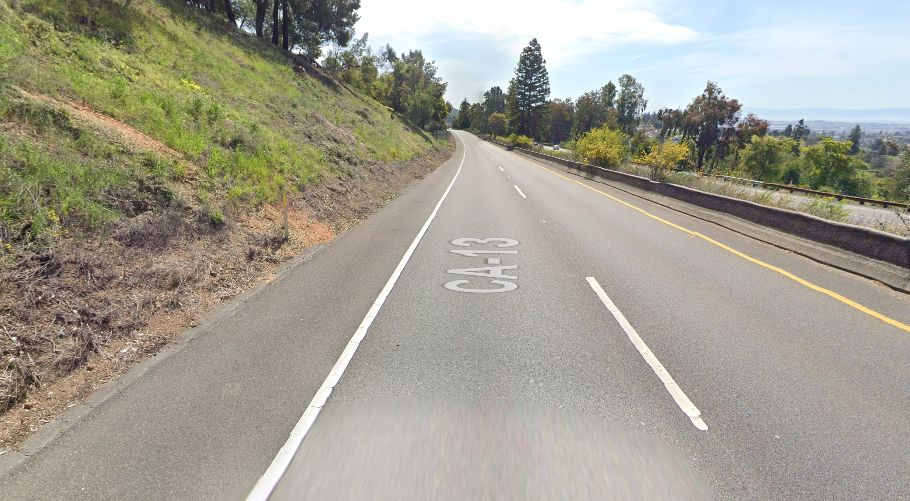
#> input picture dataset/dashed/RIGHT_LANE.JPEG, 910 x 501 px; its folder holds only this picture in this run
$ python lane_detect.py
#> lines starting #> are read from the running program, lines starting #| are printed output that depends on the picture; after the words box and inside, x2 and y2 are one past the last pixel; in counts of white or black regions, pixels touching at a corner belong together
import numpy as np
import cv2
import os
import sklearn
import matplotlib.pyplot as plt

x = []
y = []
dashed_path = "dataset/dashed"
solid_path = "dataset/solid"

for filename in os.listdir(dashed_path):

    image_path = os.path.join(dashed_path, filename)

    image = cv2.imread(image_path)
#> image is the input picture: shape (501, 910, 3); mean B, G, R 145.2, 158.2, 161.1
    if image is None:
        print('no image')

    else:

        image = cv2.cvtColor(image,cv2.COLOR_BGR2RGB)

        grey_img = cv2.cvtColor(image,cv2.COLOR_RGB2GRAY)
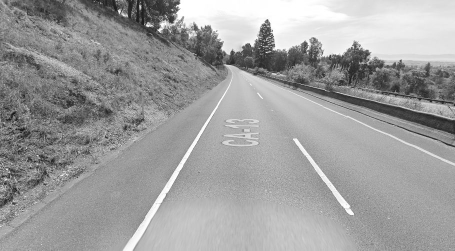
#> grey_img: shape (501, 910) (shown at 1/2 size); min 4, max 255, mean 157.5

        edges = cv2.Canny(grey_img, 160, 190)
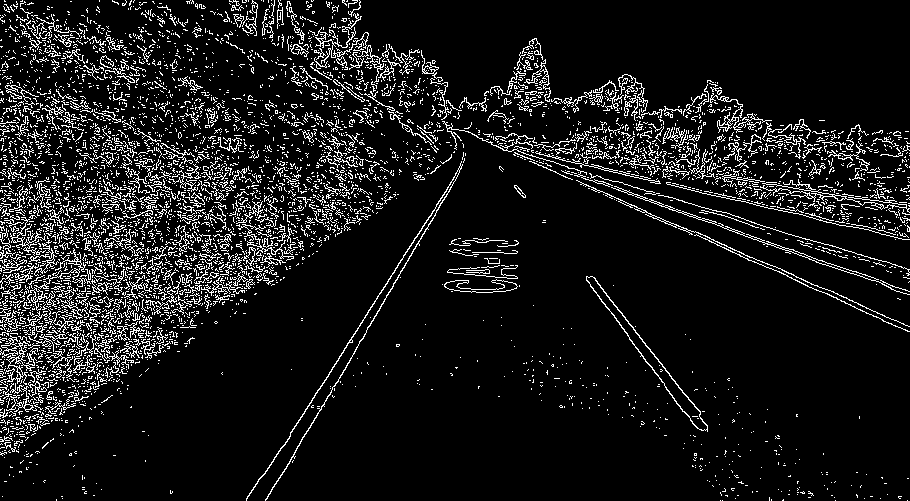
#> edges: shape (501, 910); 9.6% white in thin lines or dots

        def region_interest(image):
            height = image.shape[0]
            weidth = image.shape[1]

            traingle = np.array([[(0,height),
                                (weidth,height),
                                (int(weidth*0.7),int(height*0.6)),
                                (int(weidth*0.3),int(height*0.6))]], np.int32)
            mask = np.zeros_like(image)
            cv2.fillPoly(mask,traingle,255)
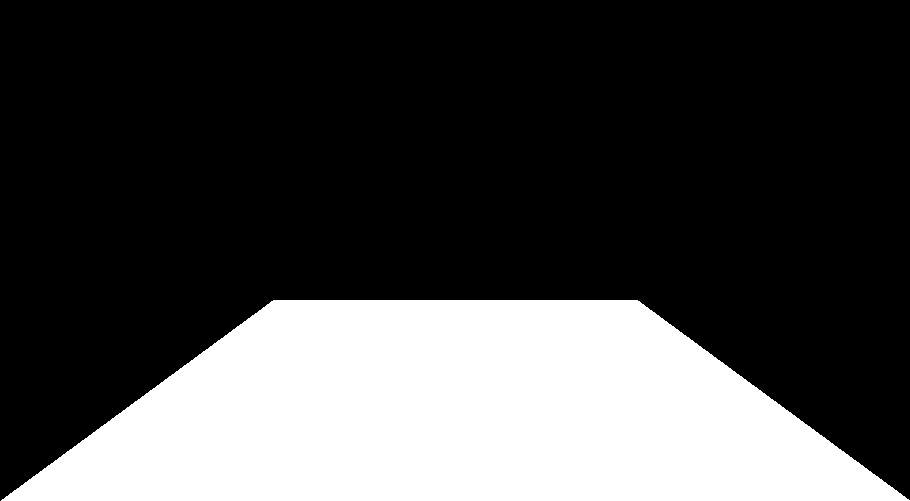
#> mask: shape (501, 910); 28.1% white; 1 white region, box (x1, y1, x2, y2) and area: (1, 300, 910, 501) 128109
            masked_image = cv2.bitwise_and(image,mask)
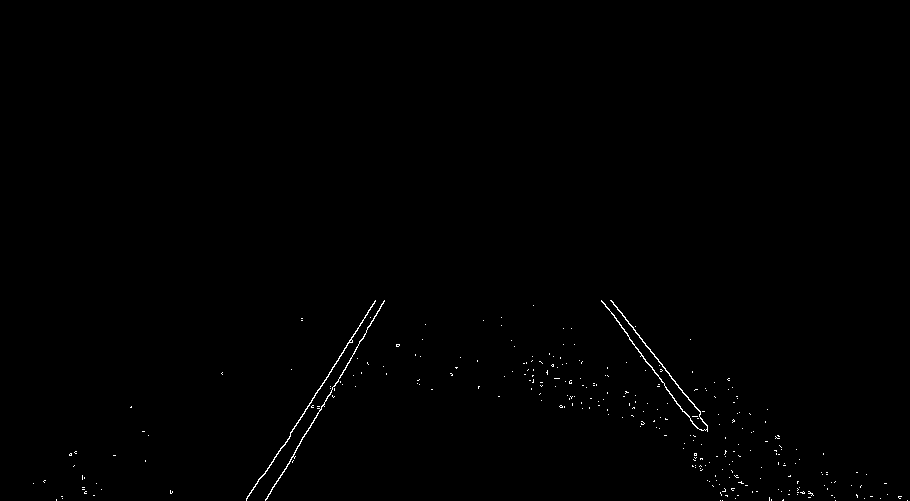
#> masked_image: shape (501, 910); 0.39% white in thin lines or dots, all inside (x1, y1, x2, y2) = (33, 300, 908, 501)
            return masked_image
        roi = region_interest(edges)

        lines = cv2.HoughLinesP(roi,1,np.pi/180,70,minLineLength=100,maxLineGap=150)
#> lines = [[265, 500, 366, 332], [246, 500, 374, 303], [611, 300, 700, 414], [605, 304, 716, 456], [272, 487, 384, 300], [246, 499, 375, 300]]

        if lines is None:
            continue

        line_image = np.zeros_like(image)
        if lines is not None:
            for line in lines:
                x1,y1,x2,y2 = line[0]
                cv2.line(line_image,(x1,y1),(x2,y2),(0,255,0),5)
#> this loop made 6 passes
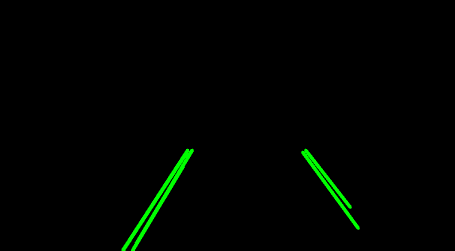
#> line_image: shape (501, 910, 3) (shown at 1/2 size); mean of channels 0, 1, 2 0, 3.5, 0; drawn as B, G, R

        final_image = cv2.addWeighted(image,0.8,line_image,1,1)
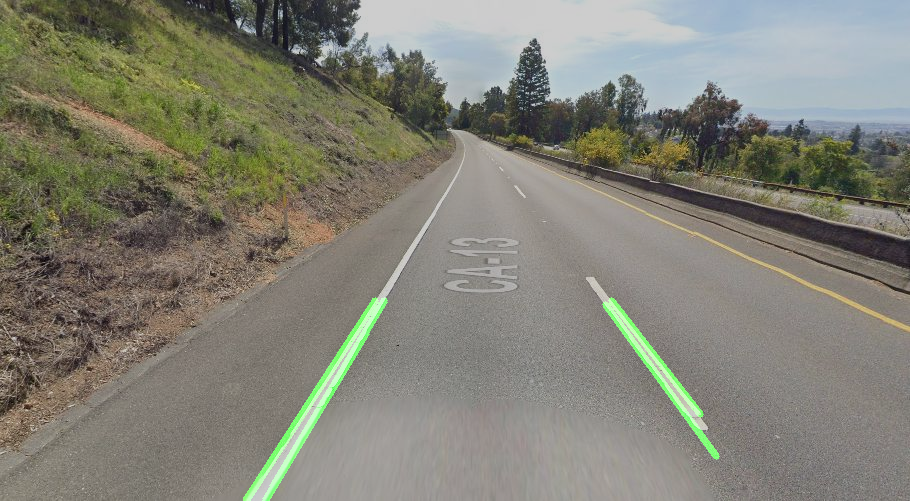
#> final_image: shape (501, 910, 3); mean R, G, B 129.9, 128.8, 117.2

        # [4 lines of commented-out code are left out]

        def average_slope_intercept(image,lines):
            left_lines = []
            right_lines = []
            if lines is not None:
                for line in lines:
                    x1,y1,x2,y2 = line[0]

                    if x2-x1 == 0:
                        continue
                    slope = (y2-y1)/(x2-x1)
                    intercept = y1- slope * x1
                    if slope <0:
                        left_lines.append((slope,intercept))
                    else:
                        right_lines.append((slope,intercept))
#> this loop made 6 passes
#> (x1, y1, x2, y2, slope, intercept) on passes 1 to 6: (265, 500, 366, 332, -1.66, 940.8), (246, 500, 374, 303, -1.54, 878.6), (611, 300, 700, 414, 1.28, -482.6), (605, 304, 716, 456, 1.37, -524.5), (272, 487, 384, 300, -1.67, 941.1), (246, 499, 375, 300, -1.54, 878.5)
#> after the loop, left_lines = [(-1.66, 940.8), (-1.54, 878.6), (-1.67, 941.1), (-1.54, 878.5)]; right_lines = [(1.28, -482.6), (1.37, -524.5)]

            average_left_line = np.mean(left_lines,axis=0) if left_lines else None
#> average_left_line = [-1.6, 909.8]
            average_right_line = np.mean(right_lines,axis=0) if right_lines else None
#> average_right_line = [1.33, -503.5]
            return average_left_line,average_right_line
        average_left_line,average_right_line = average_slope_intercept(image,lines)
#> average_left_line = [-1.6, 909.8]; average_right_line = [1.33, -503.5]

        num_segments = len(lines)
#> num_segments = 6

        lengths = []

        for line in lines:

            x1, y1, x2, y2 = line[0]

            length = ((x2-x1)**2 + (y2-y1)**2)**0.5

            lengths.append(length)
#> this loop made 6 passes
#> (x1, y1, x2, y2, length) on passes 1 to 6: (265, 500, 366, 332, 196), (246, 500, 374, 303, 234.9), (611, 300, 700, 414, 144.6), (605, 304, 716, 456, 188.2), (272, 487, 384, 300, 218), (246, 499, 375, 300, 237.2)
#> after the loop, lengths = [196, 234.9, 144.6, 188.2, 218, 237.2]

        avg_length = sum(lengths) / len(lengths)
#> avg_length = 203.2

        left_slope = average_left_line[0] if average_left_line is not None else 0
#> left_slope = -1.6
        right_slope = average_right_line[0] if average_right_line is not None else 0
#> right_slope = 1.33

        features = [num_segments,avg_length,left_slope,right_slope]
#> features = [6, 203.2, -1.6, 1.33]
        x.append(features)
        y.append("dashed")


#> (the run stopped early here; a loop or call above may not have finished)

$ run again, on dataset/dashed/WhatsApp Image 2026-05-14 at 7.08.05 PM.jpeg
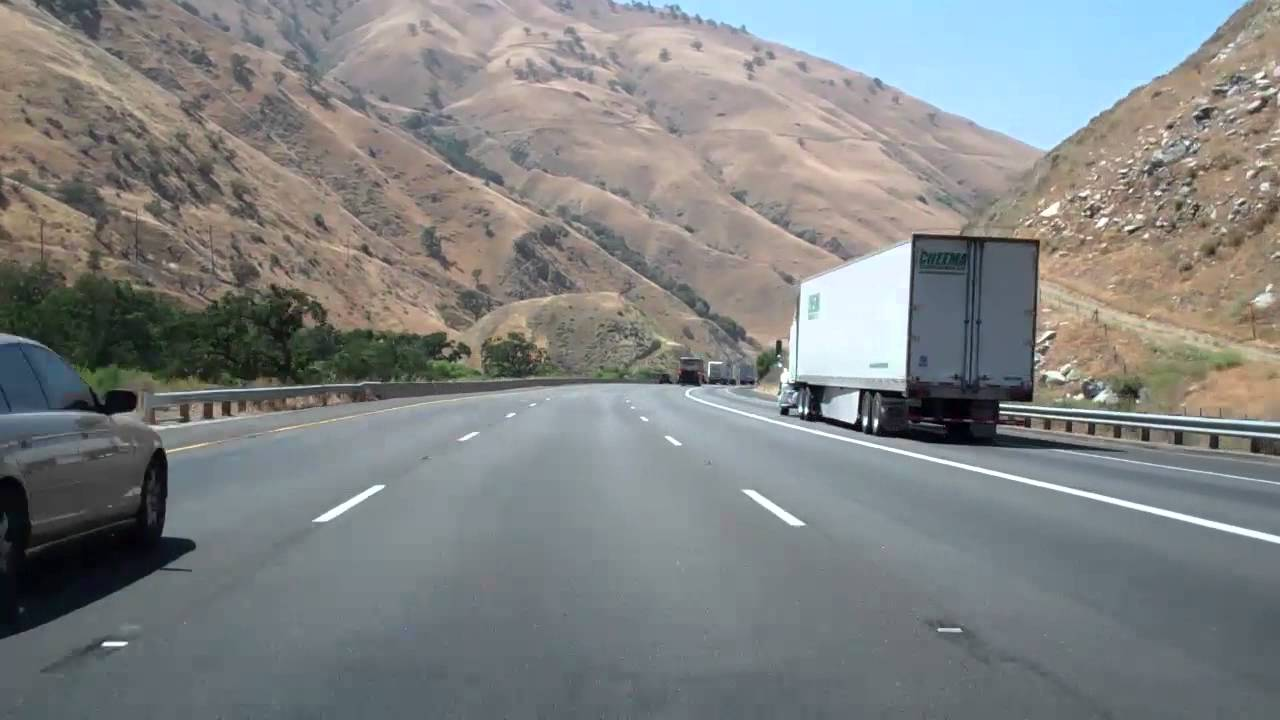
#> input picture dataset/dashed/WhatsApp Image 2026-05-14 at 7.08.05 PM.jpeg, 1280 x 720 px
#> image is the input picture: shape (720, 1280, 3); mean B, G, R 130.4, 130.7, 128.3
#> `edges = cv2.Canny(grey_img, 160, 190)`:
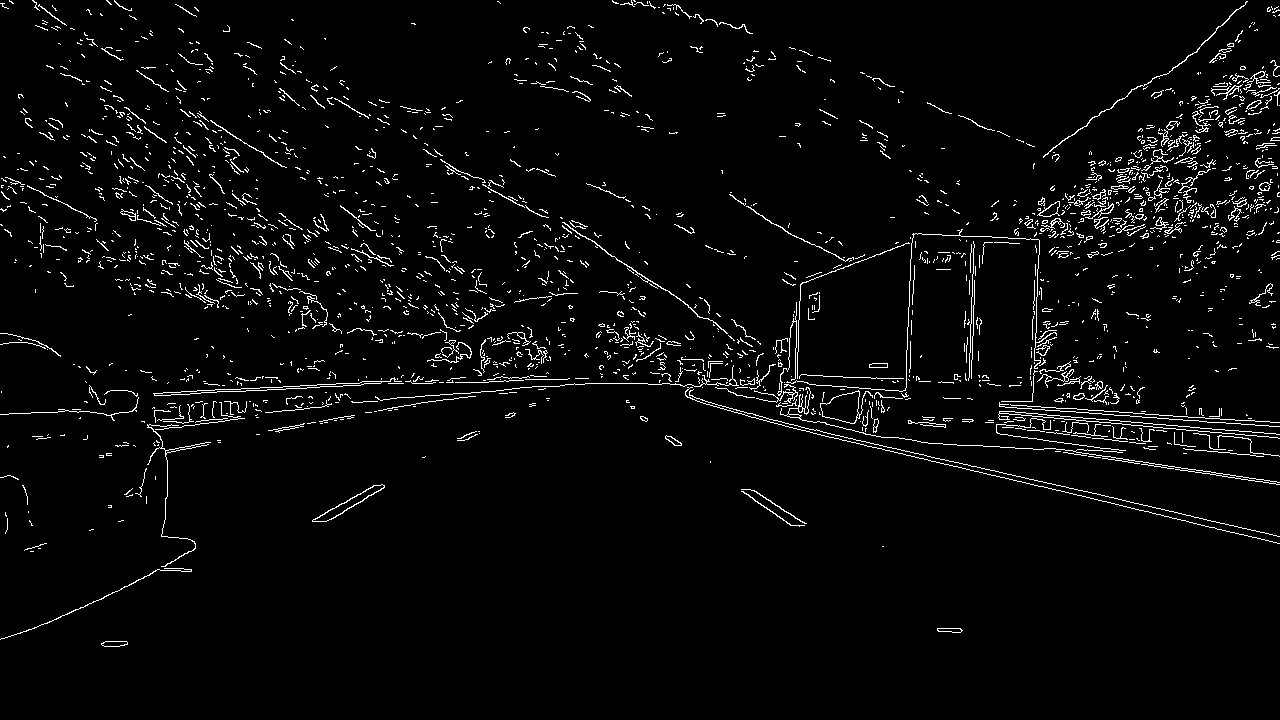
#> edges: shape (720, 1280); 3.4% white in thin lines or dots, all inside (x1, y1, x2, y2) = (0, 0, 1280, 647)
#> mask: shape (720, 1280); 28% white; 1 white region, box (x1, y1, x2, y2) and area: (1, 432, 1280, 720) 258144
#> masked_image: shape (720, 1280); 0.1% white in thin lines or dots, all inside (x1, y1, x2, y2) = (101, 432, 963, 647)
#> lines = [[810, 432, 936, 462], [312, 520, 472, 432], [670, 436, 804, 523], [326, 521, 479, 433]]
#> the loop `for line in lines:` made 4 passes
#> `final_image = cv2.addWeighted(image,0.8,line_image,1,1)`:
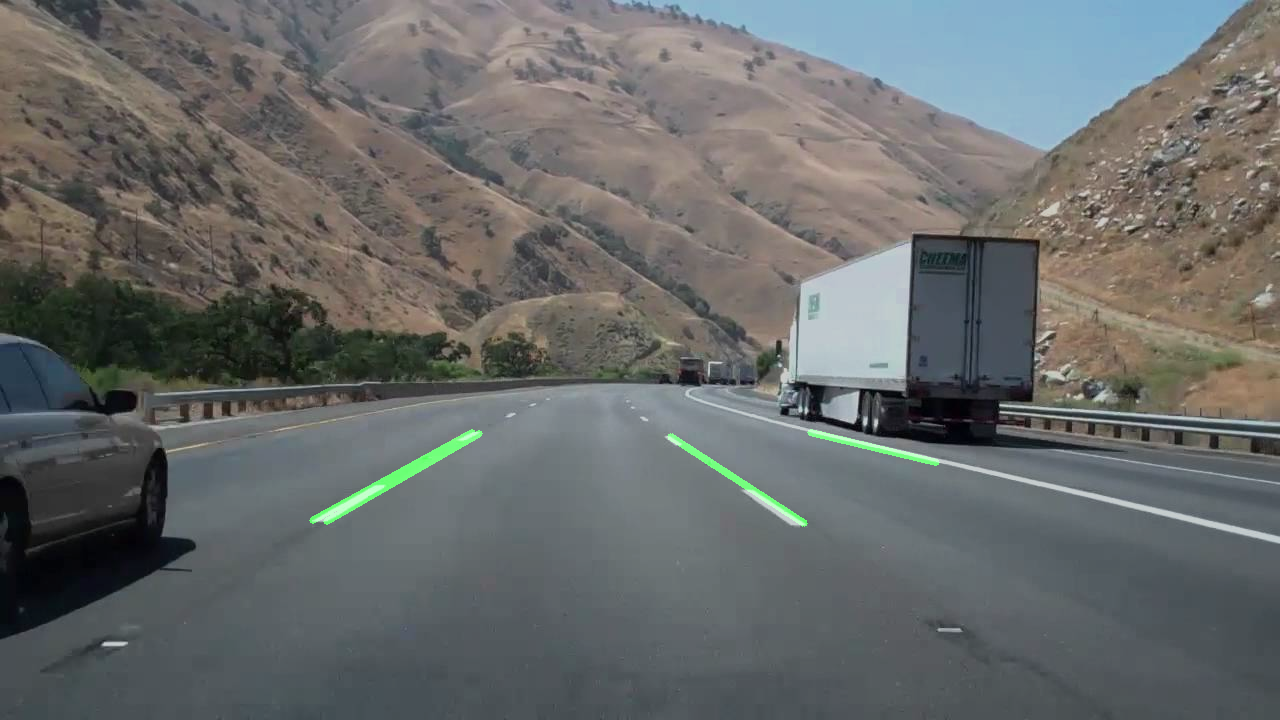
#> final_image: shape (720, 1280, 3); mean R, G, B 103.6, 106.1, 105.3
#> the loop in average_slope_intercept, `for line in lines:` made 4 passes
#> (x1, y1, x2, y2, slope, intercept) on passes 1 to 4: (810, 432, 936, 462, 0.238, 239.1), (312, 520, 472, 432, -0.55, 691.6), (670, 436, 804, 523, 0.649, 1), (326, 521, 479, 433, -0.575, 708.5)
#> after the loop in average_slope_intercept, `for line in lines:`: left_lines = [(-0.55, 691.6), (-0.575, 708.5)]; right_lines = [(0.238, 239.1), (0.649, 1)]
#> in average_slope_intercept, `average_left_line = np.mean(left_lines,axis=0) if left_lines else None`: average_left_line = [-0.563, 700.1]
#> in average_slope_intercept, `average_right_line = np.mean(right_lines,axis=0) if right_lines else N..`: average_right_line = [0.444, 120.1]
#> `average_left_line,average_right_line = average_slope_intercept(image,l..`: average_left_line = [-0.563, 700.1]; average_right_line = [0.444, 120.1]
#> num_segments = 4
#> the loop `for line in lines: ` made 4 passes
#> (x1, y1, x2, y2, length) on passes 1 to 4: (810, 432, 936, 462, 129.5), (312, 520, 472, 432, 182.6), (670, 436, 804, 523, 159.8), (326, 521, 479, 433, 176.5)
#> after the loop `for line in lines:`: lengths = [129.5, 182.6, 159.8, 176.5]
#> avg_length = 162.1
#> left_slope = -0.563
#> right_slope = 0.444
#> features = [4, 162.1, -0.563, 0.444]

$ run again, on dataset/dashed/WhatsApp Image 2026-05-14 at 7.08.06 PM.jpeg
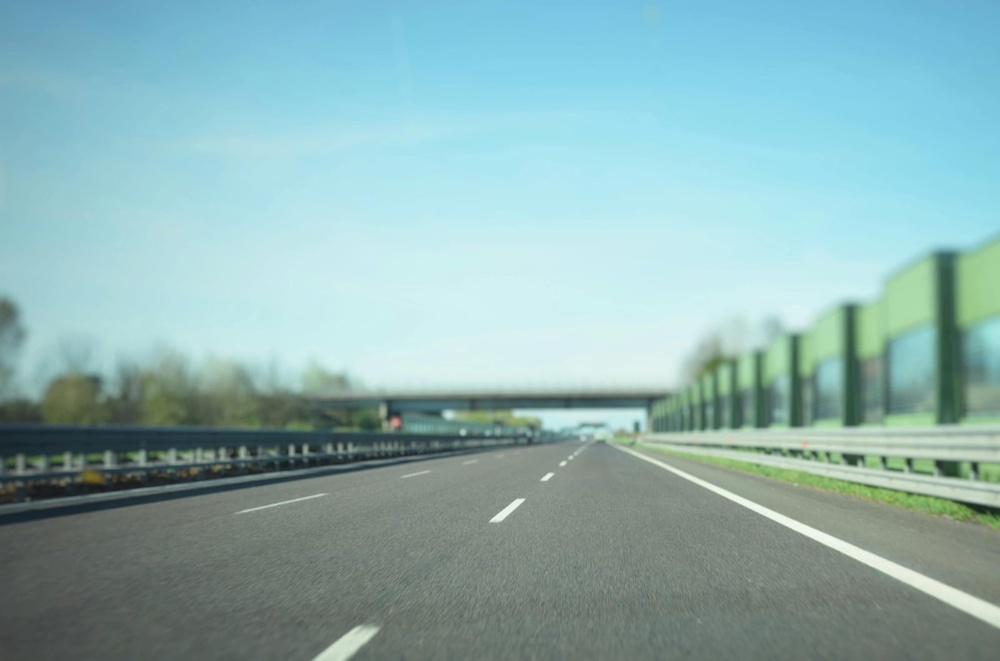
#> input picture dataset/dashed/WhatsApp Image 2026-05-14 at 7.08.06 PM.jpeg, 1000 x 661 px, shrunk from 1600 x 1058 before the run
#> image is the input picture: shape (661, 1000, 3); mean B, G, R 177.8, 177.2, 140.6
#> `edges = cv2.Canny(grey_img, 160, 190)`:
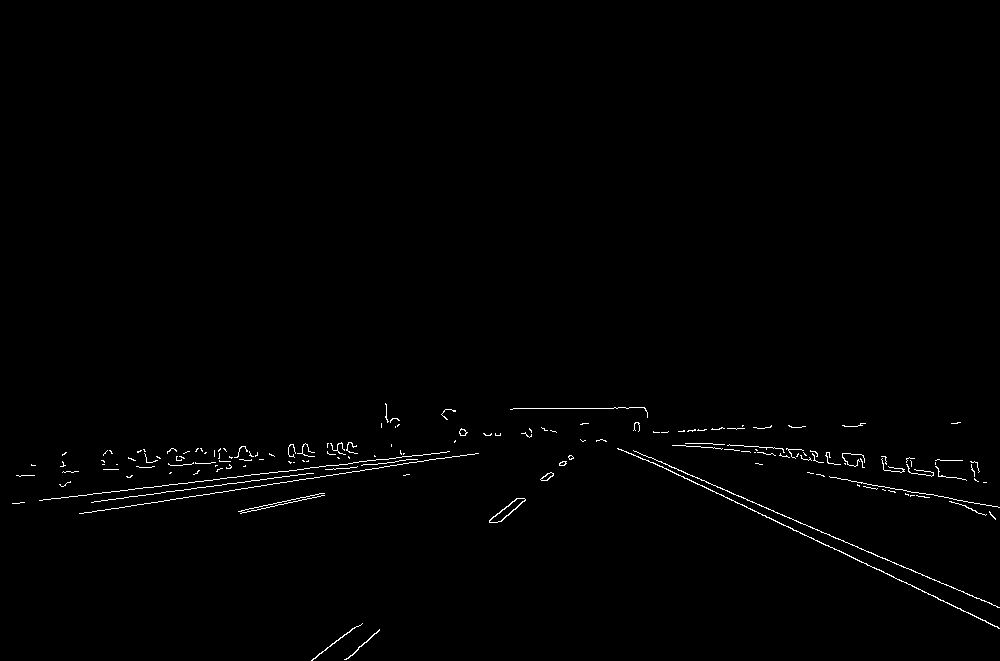
#> edges: shape (661, 1000); 0.74% white in thin lines or dots, all inside (x1, y1, x2, y2) = (12, 403, 1000, 661)
#> mask: shape (661, 1000); 28.1% white; 1 white region, box (x1, y1, x2, y2) and area: (1, 396, 1000, 661) 185535
#> masked_image: shape (661, 1000); 0.44% white in thin lines or dots, all inside (x1, y1, x2, y2) = (186, 403, 920, 661)
#> lines = [[534, 408, 881, 570], [209, 480, 449, 451], [531, 408, 884, 558], [533, 408, 918, 588], [188, 497, 452, 456], [221, 485, 412, 459], [386, 408, 645, 408], [238, 511, 409, 474], [348, 658, 572, 456], [386, 419, 765, 453]]
#> the loop `for line in lines:` made 10 passes
#> `final_image = cv2.addWeighted(image,0.8,line_image,1,1)`:
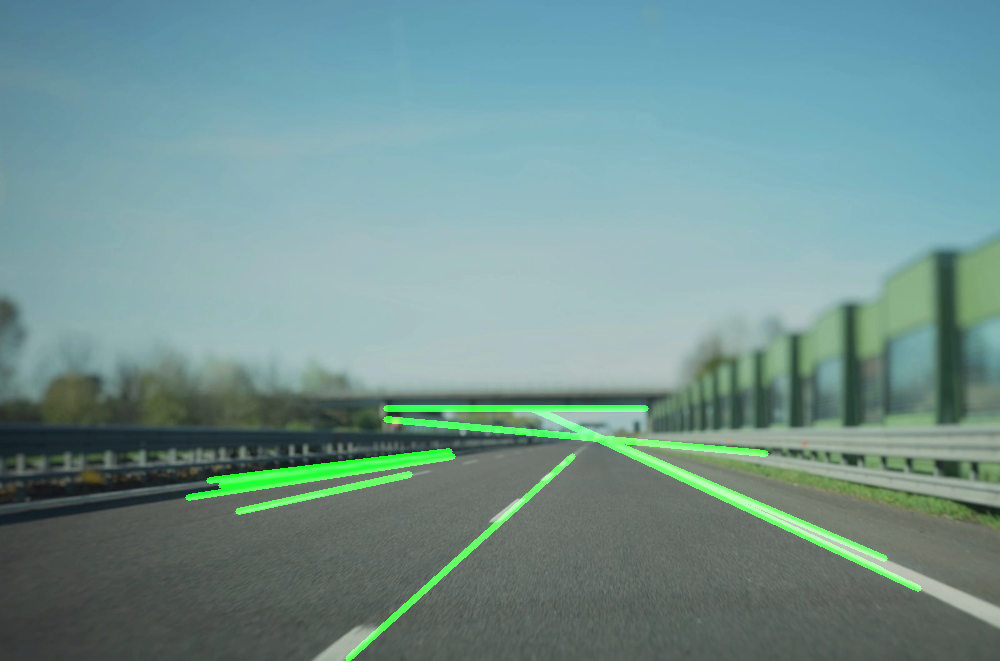
#> final_image: shape (661, 1000, 3); mean R, G, B 113.5, 146.2, 143.2
#> the loop in average_slope_intercept, `for line in lines:` made 10 passes
#> (x1, y1, x2, y2, slope, intercept) on passes 1 to 8: (534, 408, 881, 570, 0.467, 158.7), (209, 480, 449, 451, -0.121, 505.3), (531, 408, 884, 558, 0.425, 182.4), (533, 408, 918, 588, 0.468, 158.8), (188, 497, 452, 456, -0.155, 526.2), (221, 485, 412, 459, -0.136, 515.1), (386, 408, 645, 408, 0, 408), (238, 511, 409, 474, -0.216, 562.5)
#> after the loop in average_slope_intercept, `for line in lines:`: left_lines = [(-0.121, 505.3), (-0.155, 526.2), (-0.136, 515.1), (-0.216, 562.5), (-0.902, 971.8)]; right_lines = [(0.467, 158.7), (0.425, 182.4), (0.468, 158.8), (0, 408), (0.0897, 384.4)]
#> in average_slope_intercept, `average_left_line = np.mean(left_lines,axis=0) if left_lines else None`: average_left_line = [-0.306, 616.2]
#> in average_slope_intercept, `average_right_line = np.mean(right_lines,axis=0) if right_lines else N..`: average_right_line = [0.29, 258.4]
#> `average_left_line,average_right_line = average_slope_intercept(image,l..`: average_left_line = [-0.306, 616.2]; average_right_line = [0.29, 258.4]
#> num_segments = 10
#> the loop `for line in lines: ` made 10 passes
#> (x1, y1, x2, y2, length) on passes 1 to 8: (534, 408, 881, 570, 383), (209, 480, 449, 451, 241.7), (531, 408, 884, 558, 383.5), (533, 408, 918, 588, 425), (188, 497, 452, 456, 267.2), (221, 485, 412, 459, 192.8), (386, 408, 645, 408, 259), (238, 511, 409, 474, 175)
#> after the loop `for line in lines:`: lengths = [383, 241.7, 383.5, 425, 267.2, 192.8, 259, 175, 301.6, 380.5]
#> avg_length = 300.9
#> left_slope = -0.306
#> right_slope = 0.29
#> features = [10, 300.9, -0.306, 0.29]
